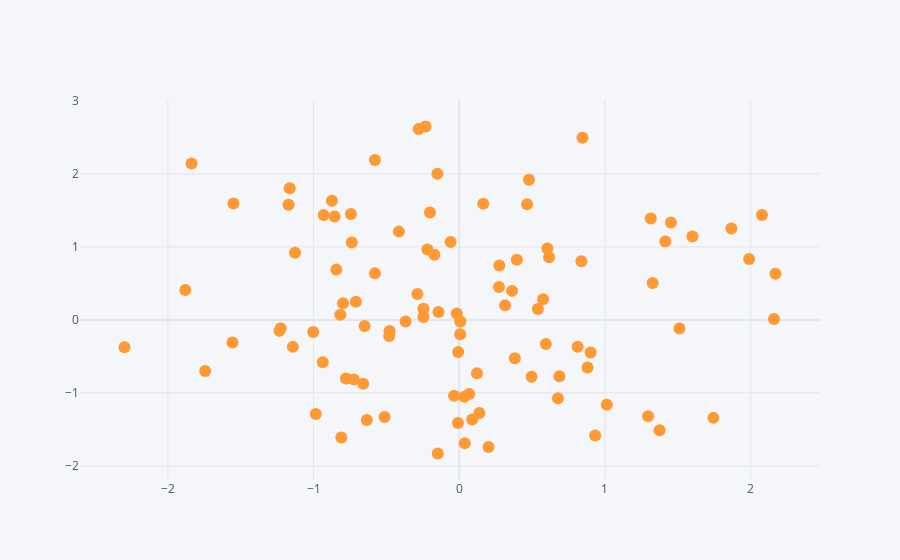

Here is the notebook cell this chart was saved with:
### Markdown cell above
# Scatter

### Code cell
df.iplot(kind='scatter',mode='markers', x= 'A', y = 'B')
